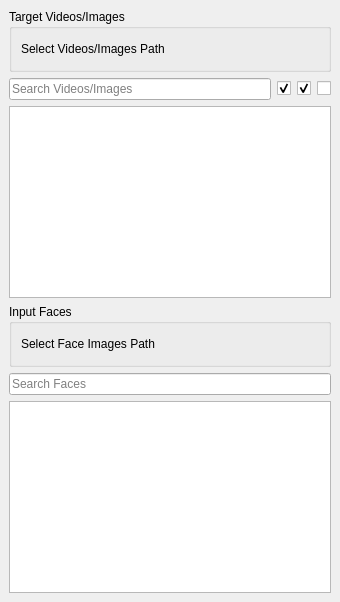
  <widget class="QDockWidget" name="input_Target_DockWidget">
   <property name="sizePolicy">
    <sizepolicy hsizetype="Preferred" vsizetype="Preferred">
     <horstretch>4</horstretch>
     <verstretch>0</verstretch>
    </sizepolicy>
   </property>
   <property name="minimumSize">
    <size>
     <width>340</width>
     <height>369</height>
    </size>
   </property>
   <property name="features">
    <set>QDockWidget::DockWidgetFeature::DockWidgetFloatable|QDockWidget::DockWidgetFeature::DockWidgetMovable</set>
   </property>
   <property name="windowTitle">
    <string>Target Videos and Input Faces</string>
   </property>
   <attribute name="dockWidgetArea">
    <number>1</number>
   </attribute>
   <widget class="QWidget" name="dockWidgetContents">
    <layout class="QGridLayout" name="gridLayout_4">
     <item row="0" column="0">
      <layout class="QVBoxLayout" name="vboxLayout">
       <item>
        <widget class="QGroupBox" name="groupBox_TargetVideos_Select">
         <property name="title">
          <string>Target Videos/Images</string>
         </property>
         <layout class="QGridLayout" name="gridLayout_3">
          <item row="0" column="0">
           <layout class="QHBoxLayout" name="horizontalLayout_7">
            <item>
             <widget class="QLabel" name="labelTargetVideosPath">
              <property name="text">
               <string>Select Videos/Images Path</string>
              </property>
              <property name="wordWrap">
               <bool>false</bool>
              </property>
             </widget>
            </item>
            <item>
             <widget class="QPushButton" name="buttonTargetVideosPath">
              <property name="sizePolicy">
               <sizepolicy hsizetype="Fixed" vsizetype="Fixed">
                <horstretch>0</horstretch>
                <verstretch>0</verstretch>
               </sizepolicy>
              </property>
              <property name="toolTip">
               <string>Choose Target Media Folder</string>
              </property>
              <property name="text">
               <string/>
              </property>
              <property name="icon">
               <iconset resource="media.qrc">
                <normaloff>:/media/media/open_file.png</normaloff>:/media/media/open_file.png</iconset>
              </property>
              <property name="iconSize">
               <size>
                <width>18</width>
                <height>18</height>
               </size>
              </property>
              <property name="flat">
               <bool>true</bool>
              </property>
             </widget>
            </item>
           </layout>
          </item>
         </layout>
        </widget>
       </item>
       <item>
        <layout class="QHBoxLayout" name="horizontalLayout_9">
         <item>
          <widget class="QLineEdit" name="targetVideosSearchBox">
           <property name="text">
            <string/>
           </property>
           <property name="placeholderText">
            <string>Search Videos/Images</string>
           </property>
          </widget>
         </item>
         <item>
          <widget class="QCheckBox" name="filterImagesCheckBox">
           <property name="toolTip">
            <string>Include Images</string>
           </property>
           <property name="text">
            <string/>
           </property>
           <property name="icon">
            <iconset resource="media.qrc">
             <normaloff>:/media/media/image.png</normaloff>:/media/media/image.png</iconset>
           </property>
           <property name="checked">
            <bool>true</bool>
           </property>
          </widget>
         </item>
         <item>
          <widget class="QCheckBox" name="filterVideosCheckBox">
           <property name="toolTip">
            <string>Include Videos</string>
           </property>
           <property name="text">
            <string/>
           </property>
           <property name="icon">
            <iconset resource="media.qrc">
             <normaloff>:/media/media/video.png</normaloff>:/media/media/video.png</iconset>
           </property>
           <property name="checked">
            <bool>true</bool>
           </property>
          </widget>
         </item>
         <item>
          <widget class="QCheckBox" name="filterWebcamsCheckBox">
           <property name="toolTip">
            <string>Include Webcams</string>
           </property>
           <property name="text">
            <string/>
           </property>
           <property name="icon">
            <iconset resource="media.qrc">
             <normaloff>:/media/media/webcam.png</normaloff>:/media/media/webcam.png</iconset>
           </property>
           <property name="checked">
            <bool>false</bool>
           </property>
          </widget>
         </item>
        </layout>
       </item>
       <item>
        <widget class="QListWidget" name="targetVideosList">
         <property name="acceptDrops">
          <bool>true</bool>
         </property>
         <property name="autoScroll">
          <bool>false</bool>
         </property>
        </widget>
       </item>
       <item>
        <widget class="QGroupBox" name="groupBox_InputFaces_Select">
         <property name="title">
          <string>Input Faces</string>
         </property>
         <layout class="QGridLayout" name="gridLayout">
          <item row="0" column="0">
           <layout class="QHBoxLayout" name="horizontalLayout_8">
            <item>
             <widget class="QLabel" name="labelInputFacesPath">
              <property name="text">
               <string>Select Face Images Path</string>
              </property>
             </widget>
            </item>
            <item>
             <widget class="QPushButton" name="buttonInputFacesPath">
              <property name="sizePolicy">
               <sizepolicy hsizetype="Fixed" vsizetype="Fixed">
                <horstretch>0</horstretch>
                <verstretch>0</verstretch>
               </sizepolicy>
              </property>
              <property name="toolTip">
               <string>Choose Input Faces Folder</string>
              </property>
              <property name="text">
               <string/>
              </property>
              <property name="icon">
               <iconset resource="media.qrc">
                <normaloff>:/media/media/open_file.png</normaloff>:/media/media/open_file.png</iconset>
              </property>
              <property name="iconSize">
               <size>
                <width>18</width>
                <height>18</height>
               </size>
              </property>
              <property name="flat">
               <bool>true</bool>
              </property>
             </widget>
            </item>
           </layout>
          </item>
         </layout>
        </widget>
       </item>
       <item>
        <widget class="QLineEdit" name="inputFacesSearchBox">
         <property name="placeholderText">
          <string>Search Faces</string>
         </property>
        </widget>
       </item>
       <item>
        <widget class="QListWidget" name="inputFacesList">
         <property name="acceptDrops">
          <bool>true</bool>
         </property>
         <property name="autoScroll">
          <bool>false</bool>
         </property>
        </widget>
       </item>
      </layout>
     </item>
    </layout>
   </widget>
  </widget>
